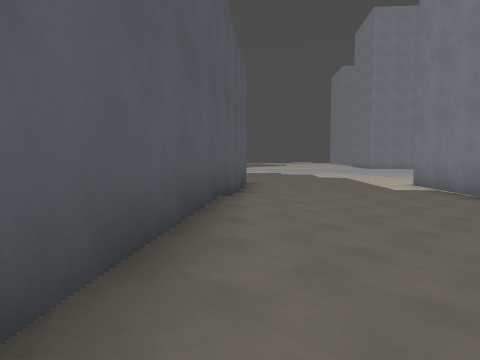
view 1 (above)

24 first-person views from a walk through a Godot game level. The camera is 1.3 m above the floor, tilts 4° down and sees 70° across. The floor is counted in squares, 2 m on a side. Each view is taken from the middle of a square. On the plan, view 1 faces up. The plan holds only what a view shows up to about 10 squares ahead; the rest is blank. The place goes on beyond the plan. Surface patterns are stand-ins for the level's own textures.

view 2
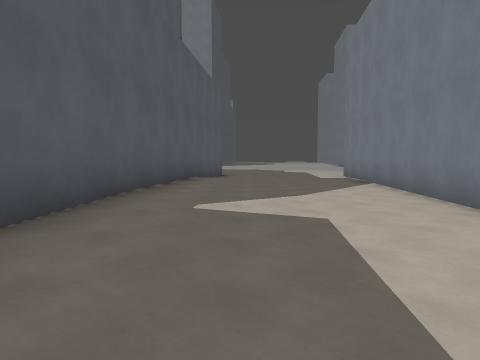

view 3
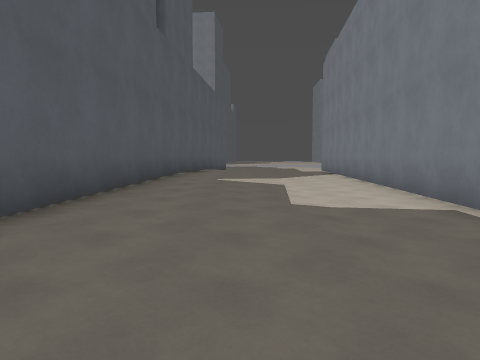

view 4
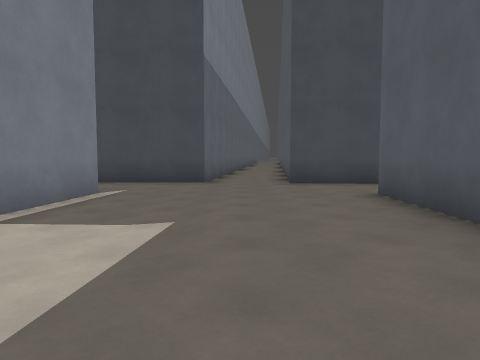

view 5
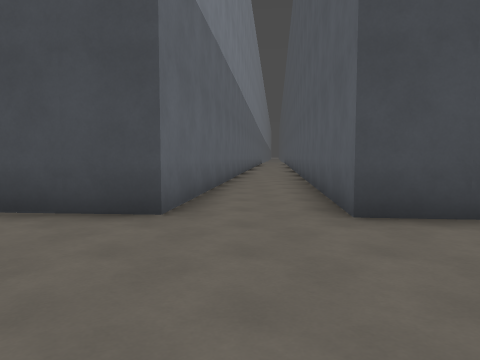

view 6
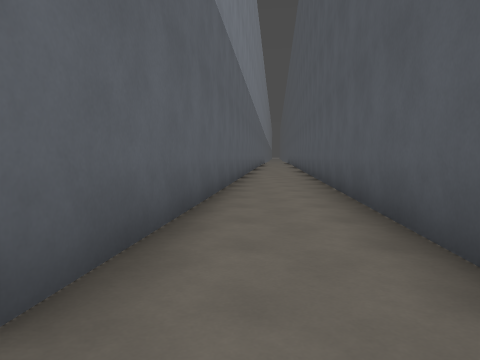

view 7
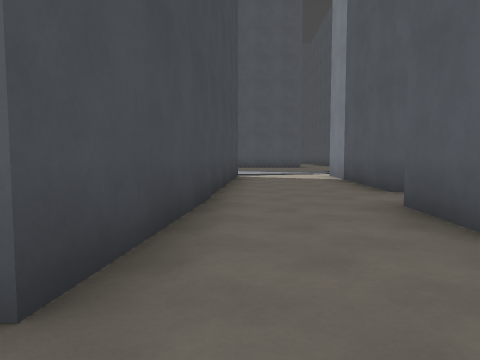

view 8
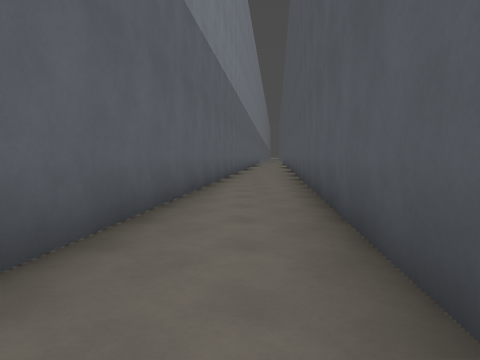

view 9
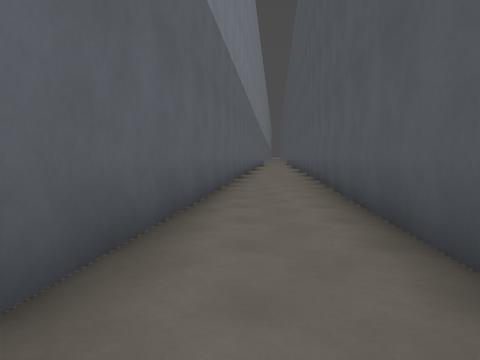

view 10
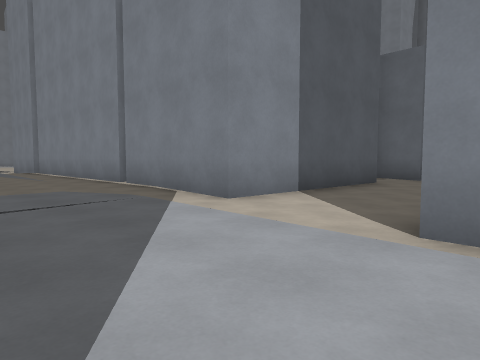

view 11
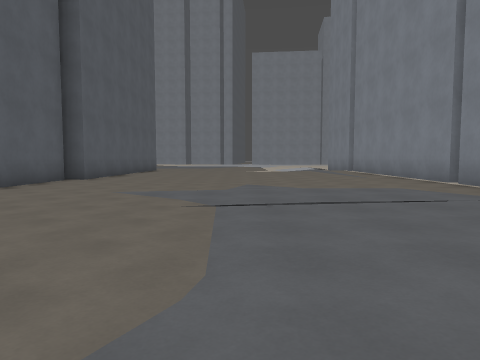

view 12
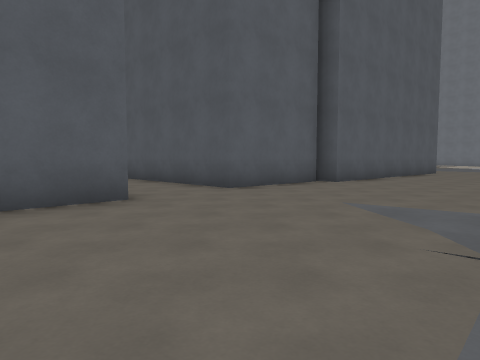

view 13
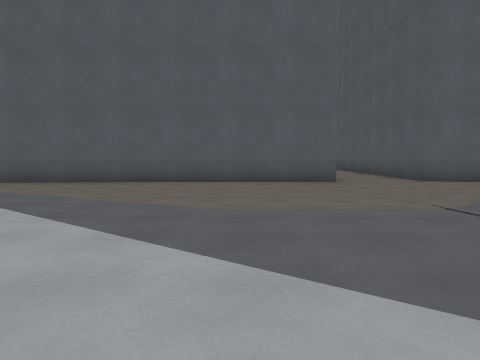

view 14
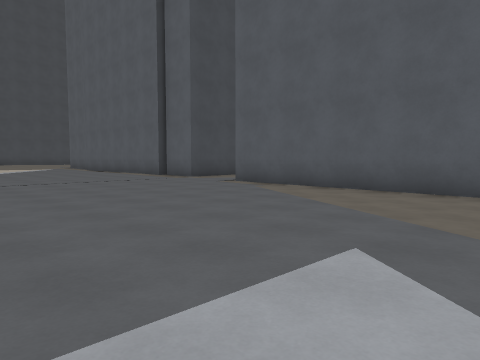

view 15
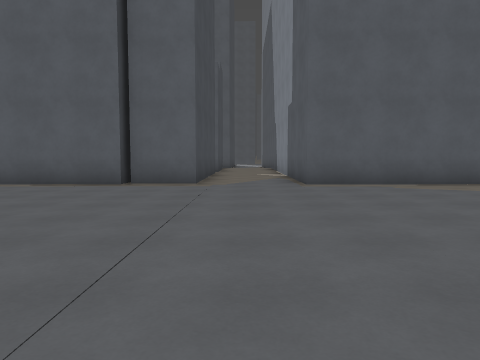

view 16
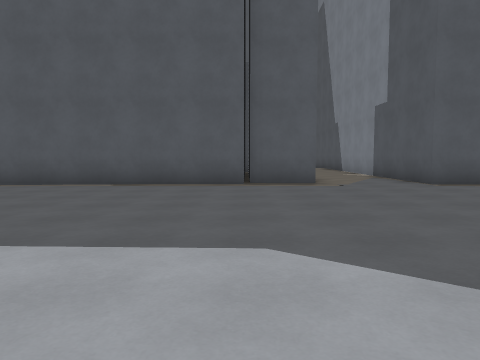

view 17
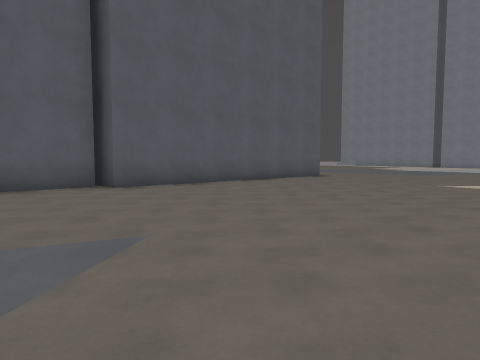

view 18
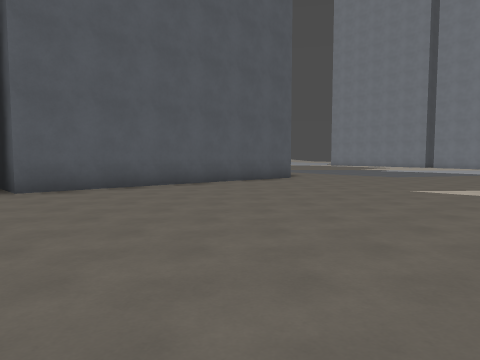

view 19
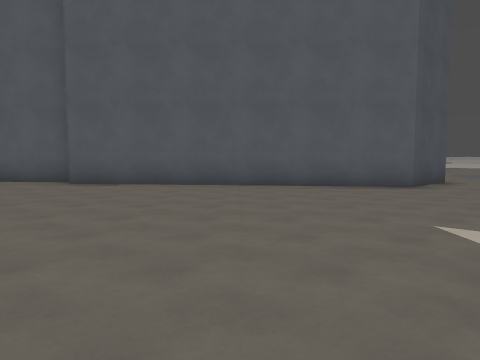

view 20
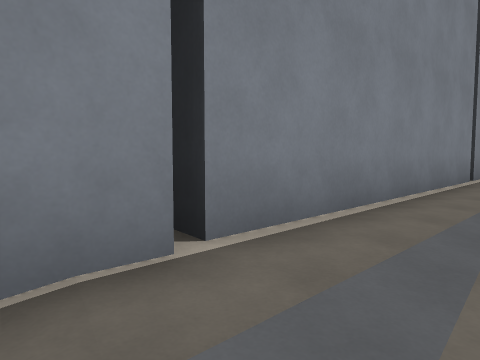

view 21
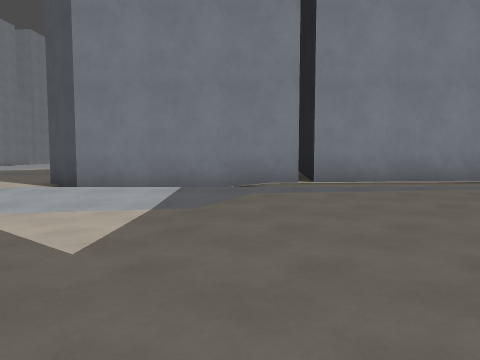

view 22
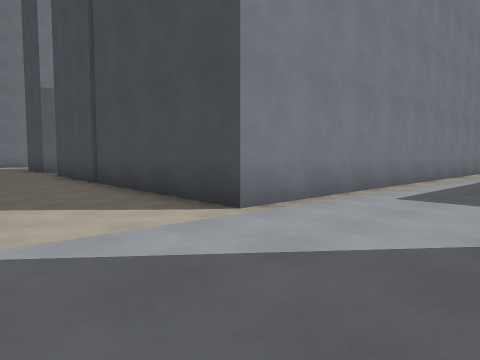

view 23
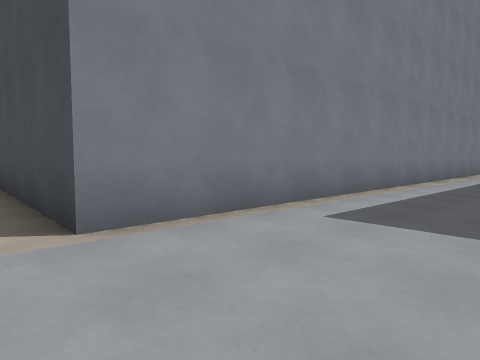

view 24
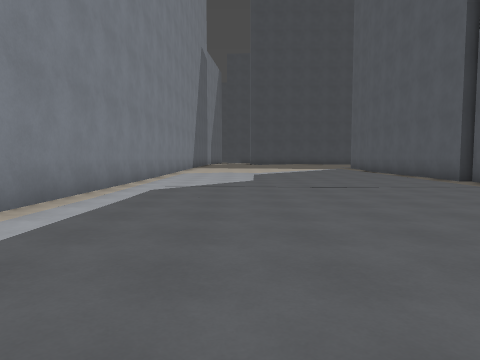

### Floor plan
Key: @ floor where view 1 was taken; # wall or solid block; . main floor; : floor 0.25 m higher than the main floor; - floor 0.25 m lower than the main floor; / step, stairs or slope.
Columns run from 22 left of view 1 to 5 right of it. Each row starts with its distance up from view 1.
 10    #-------./#        #-----
  9    #-------./#        #-----
  8    #-------./#        #-----
  7    #------../#       #...--#
  6    #------...#       #:/.--#
  5    #------...#       #:/.--#
  4    #-----....#       #:/.--#
  3    #-----....#       #:/..-#
  2   ##-----....#       #:/..-#
  1   #..........#       #:/...#
  0   #..........#       #@/...#
 -1   #..........#       #:/...#
 -2 ###.........:#       #:....#
 -3 ............:#      ##::..##
 -4   .........::#      #:::..#
 -5    #.......:.#####.##.....#
 -6    #.......:.......##.....#
 -7    #.......................
 -8    #........##.............
 -9    #........##########..##..
-10    #........#        #..####
-11    #........#        #..#
-12    #........#        #..#
-13    #........#        #..#
-14    #........#        #..#
-15   ##........#        #..#
-16  ##.........#        #..#
-17  ...........#       ##.##
-18  --.........#       #..#
-19  ##-........#       #..#
-20  ##.........#       #..#
-21  ##.........#       #..#
-22   #........         #..#
-23   #-......          #..#
-24   #-....            #..#
-25   #--..             #..#
-26   #--               #..#

Where each view was taken, in squares from view 1:
view 1: 0 up, 0 right, facing up
view 2: 4 down, 1 right, facing up
view 3: 8 down, 1 right, facing up
view 4: 0 up, 1 right, facing down
view 5: 5 down, 1 right, facing down
view 6: 8 down, 1 right, facing down
view 7: 8 down, 1 right, facing left
view 8: 13 down, 0 right, facing down
view 9: 17 down, 0 right, facing down
view 10: 9 down, 13 left, facing up-right
view 11: 9 down, 14 left, facing up
view 12: 7 down, 14 left, facing up-left
view 13: 7 down, 10 left, facing left
view 14: 9 down, 12 left, facing down-left
view 15: 18 down, 11 left, facing left
view 16: 21 down, 11 left, facing left
view 17: 2 down, 11 left, facing up-left
view 18: 0 up, 11 left, facing up-left
view 19: 6 up, 10 left, facing left
view 20: 7 up, 11 left, facing down-right
view 21: 7 up, 16 left, facing right
view 22: 5 down, 13 left, facing down-right
view 23: 7 down, 13 left, facing down-right
view 24: 11 down, 13 left, facing down
